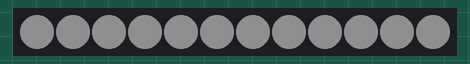
This sketch was run on a simulated Arduino Uno, built with avr-gcc and run on an emulated ATmega328P. On the bench: 12 RGB LEDs in strip order, left to right. Dim RGB values are drawn brighter than linear.

Above: at 0.46 s.
At 3.73 s:
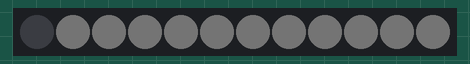

Measured:
- by itself, everything shown: repeats every 3.6 s, in 8 steps

The sketch:

FadeIn_FadeOut_Neopixel.ino
```cpp
#include <Adafruit_NeoPixel.h>

#define PIN 6


// Parameter 1 = number of pixels in strip
// Parameter 2 = Arduino pin number (most are valid)
// Parameter 3 = pixel type flags, add together as needed:
//   NEO_KHZ800  800 KHz bitstream (most NeoPixel products w/WS2812 LEDs)
//   NEO_KHZ400  400 KHz (classic 'v1' (not v2) FLORA pixels, WS2811 drivers)
//   NEO_GRB     Pixels are wired for GRB bitstream (most NeoPixel products)
//   NEO_RGB     Pixels are wired for RGB bitstream (v1 FLORA pixels, not v2)
Adafruit_NeoPixel strip = Adafruit_NeoPixel(12, 1, NEO_GRB + NEO_KHZ800);

// IMPORTANT: To reduce NeoPixel burnout risk, add 1000 uF capacitor across
// pixel power leads, add 300 - 500 Ohm resistor on first pixel's data input
// and minimize distance between Arduino and first pixel. Avoid connecting
// on a live circuit... if you must, connect GND first.

void setup() {

  strip.begin();
  strip.show(); // initialize all pixels to "off"
}

void loop() {

  brighten();
  darken();
  strip.setPixelColor(0,0,0,0);
  strip.show();
//  delay(5000);
}

// 0 to 255
void brighten() {

  uint16_t i, j;

  for (j = 0; j < 50; j++) {
    for (i = 0; i < strip.numPixels(); i++) {
      strip.setPixelColor(i, j, j, j);
    }
    strip.show();
    delay(20);
  }
//  delay(1500);
}

// 255 to 0
void darken() {

  uint16_t i, j;

  for (j = 50; j > 0; j--) {

    for (i = 0; i < strip.numPixels(); i++) {
      strip.setPixelColor(i, j, j, j);
    }
    strip.show();
    delay(20);

  }
  delay(1500);
}
```
